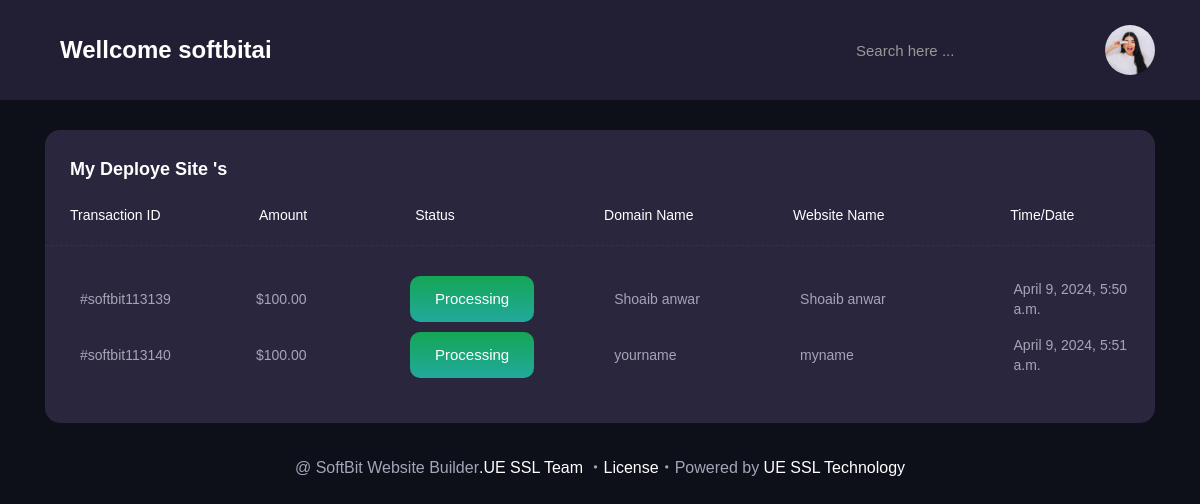
/mysites/ (signed in), run on the app's committed database.
### DynamicGenerator/models.py (models this page shows, shortened)
class Profile(models.Model):
    user=models.OneToOneField(User, on_delete=models.CASCADE)
    code=models.CharField(max_length=5,blank=True)
    recommended_by=models.ForeignKey(User,on_delete=models.CASCADE,blank=True,null=True,related_name="ref_by")
    profession=models.CharField(max_length=200,null=True)
    bio=models.TextField(null=True)
    profilepic=models.ImageField(upload_to='profilepic/', null=True,default='profilepic/118075335_744109276133549_1110864460278063364_n_c253ba2d-0077-40bc-82e3-372b_oJqMKqo.webp')
    created=models.DateTimeField(auto_now=True)
    balance=models.IntegerField(default=0)
    withdrawl_amount=models.IntegerField(default=0)
    commession=models.IntegerField(default=0)
    phone=models.CharField(max_length=200,null=True)
    address=models.CharField(max_length=200,null=True)
    city=models.CharField(max_length=200,null=True)
    state=models.CharField(max_length=200,null=True)
    country=models.CharField(max_length=200,null=True)
    facebook = models.URLField(blank=True, null=True)
    skype= models.URLField(blank=True, null=True)
    twitter = models.URLField(blank=True, null=True)
    linkedin = models.URLField(blank=True, null=True)

class Deploye(models.Model):
    profile = models.ForeignKey(Profile,blank=True, null=True, on_delete=models.CASCADE)
    user=models.ForeignKey(User,related_name='Deploye',blank=True, null=True, on_delete=models.CASCADE)
    name= models.CharField(max_length=255,null=True,)
    paid_amount = models.DecimalField(max_digits=10, decimal_places=2)
    created_at = models.DateTimeField(default=timezone.now)
    domainname=models.CharField(max_length=255,null=True)
    sitefile=models.FileField(upload_to='fordeployesites')
    paid = models.BooleanField(default=False)
    Processing = 'Processing'
    Live = 'Live'
    STATUS_CHOICES = (
        (Processing, 'Processing'),
        (Live, 'Live')
    )
    status = models.CharField(max_length=20, choices=STATUS_CHOICES, default=Processing)
    class Meta:
        verbose_name_plural='Deploye Request'

### DynamicGenerator/views.py (the view)
# urls.py: path('mysites/', mysites, name='mysites'),
@login_required
def mysites(request):
    data=Profile.objects.get(user=request.user)
    usercommession=data.commession==0
    usersite=Deploye.objects.filter(user=request.user)
    return render(request,'sitestatus.html',{'usersite':usersite,'usercommession':usercommession})

### templates/sitestatus.html (shortened to what this page needs)
{% extends 'dashboard.html'%}
{% block content %}
<div class="sections-wrapper">
    <div class="wallets-wrapper">
      <div class="container">
        <div class="cryptocurrency-prices-table-wrapper">
            <div class="cryptocurrency-prices-table-top-content">
              <div class="dashboard-chart-title-wrap mb0">
                <h2 class="dashboard-chart-title">My Deploye Site &#x27;s</h2>
              </div>
            </div>
            <div class="cryptocurrency-table-headings">
              <div class="w-layout-grid cryptocurrency-table-grid two">
                <div id="w-node-_6d10333f-639d-2dae-6921-2d2ef36b2b7a-c121d338" class="cryptocurrency-table-heading-wrap">
                  <h3 class="cryptocurrency-table-heading">Transaction ID</h3>
                </div>
                <div id="w-node-_6d10333f-639d-2dae-6921-2d2ef36b2b7d-c121d338" class="cryptocurrency-table-heading-wrap">
                  <h3 class="cryptocurrency-table-heading">Amount</h3>
                </div>
                <div id="w-node-_6d10333f-639d-2dae-6921-2d2ef36b2b80-c121d338" class="cryptocurrency-table-heading-wrap">
                  <h3 class="cryptocurrency-table-heading">Status</h3>
                </div>
                <div id="w-node-_6d10333f-639d-2dae-6921-2d2ef36b2b83-c121d338" class="cryptocurrency-table-heading-wrap">
                  <h3 class="cryptocurrency-table-heading">Domain Name</h3>
                </div>
                <div id="w-node-_6d10333f-639d-2dae-6921-2d2ef36b2b86-c121d338" class="cryptocurrency-table-heading-wrap">
                  <h3 class="cryptocurrency-table-heading">Website Name</h3>
                </div>
                <div id="w-node-_6d10333f-639d-2dae-6921-2d2ef36b2b89-c121d338" class="cryptocurrency-table-heading-wrap">
                  <h3 class="cryptocurrency-table-heading">Time/Date</h3>
                </div>
              </div>
            </div>
            <div class="cryptocurrency-table">
              {% for data in usersite %}
              <div class="w-layout-grid cryptocurrency-table-grid two" style="margin-top: 10px;">
                <div id="w-node-_6d10333f-639d-2dae-6921-2d2ef36b2b8e-c121d338" class="cryptocurrency-table-singel">
                  <div class="cryptocurrency-table-token">
                    <div class="cryptocurrency-table-token-text-block">#softbit1131{{data.id}}</div>
                  </div>
                </div>
                <div id="w-node-_6d10333f-639d-2dae-6921-2d2ef36b2b94-c121d338" class="cryptocurrency-table-singel">
                  <div class="cryptocurrency-table-text-wrap">
                    <div class="cryptocurrency-table-text-block">${{data.paid_amount}}</div>
                  </div>
                </div>
                <div id="w-node-_6d10333f-639d-2dae-6921-2d2ef36b2b9c-c121d338" class="cryptocurrency-table-singel">
                  <div class="exchange-card-detais">
                     <div class="exchange-card-info high"><a href="https://wwww.{{data.domainname}}.onrender.com"    class="settings-button w-button"> {{data.status}}</a></div>
                  </div>
                </div>
                <div id="w-node-_6d10333f-639d-2dae-6921-2d2ef36b2b98-c121d338" class="cryptocurrency-table-singel">
                  <div class="cryptocurrency-table-text-wrap">
                    <div class="cryptocurrency-table-text-block">{{data.domainname}}</div>
                  </div>
                </div>
                <div id="w-node-_6d10333f-639d-2dae-6921-2d2ef36b2ba1-c121d338" class="cryptocurrency-table-singel">
                  <div class="cryptocurrency-table-text-wrap">
                    <div class="cryptocurrency-table-text-block">{{data.name}}</div>
                  </div>
                </div>
                <div id="w-node-_6d10333f-639d-2dae-6921-2d2ef36b2ba5-c121d338" class="cryptocurrency-table-singel">
                  <div class="cryptocurrency-table-text-wrap">
                    <div class="cryptocurrency-table-text-block">{{data.created_at}}</div>
                  </div>
                </div>
              </div>
              {% endfor %}
            </div>
        </div>
      </div>
    </div>
  {% endblock %}

### templates/dashboard.html (shortened to what this page needs)
{% load static %}
<!DOCTYPE html>
<html data-wf-domain="crypzai.webflow.io" data-wf-page="6332f5be1216d974c121d338" data-wf-site="632e9fa0dfa1117a99e55716">
  <head>
    <link href="{% static '/css/dashboard.css' %}" rel="stylesheet" type="text/css" />
  </head>
  <body>
    <div class="page-wrapper">
      <div class="topbar-wrapper">
        <div class="header-content">
          <div class="header-toggle-wrapper">
            <div class="header-title-wrapper">
              <h1 class="header-title">Wellcome {{request.user.username}}</h1>
            </div>
          </div>
          <div class="header-right-content">
            <div class="header-search-wrapper">
              <form class="header-search w-form">
                <input type="search" class="header-search-input w-input" maxlength="256"  placeholder="Search here ..." id="search" required=""
                hx-post="{% url 'search' %}"
    hx-target='#results'
    hx-trigger="keyup changed delay:500ms"
    name="search"
                />
              </form>
            </div>
            <div class="header-profile-wrapper">
              <div data-hover="false" data-delay="0" data-w-id="28e1feed-ba8a-8ccc-d88e-32db77acf15e" class="header-profile-drp w-dropdown">
                <div class="header-profile-dropdown-toggle w-dropdown-toggle">
                  <img src="{{user.profile.profilepic.url}}" loading="lazy" alt="" class="nav-profile-arrow" style="width: 50px; height: 50px; border-radius: 110px;" />
                </div>
              </div>
            </div>
          </div>
        </div>
      </div>
     {% block content %}{% endblock  %}
     <div class="footer">
      <div class="container">
        <div class="footer-details-wrapper">
          <div class="footer-text-block">
            @ SoftBit Website Builder<a href="#" target="_blank" class="footer-text-link">.UE SSL Team  </a>・<a href="#" class="footer-text-link">License</a>・Powered by <a href="#" target="_blank" class="footer-text-link">UE SSL Technology </a>
          </div>
        </div>
      </div>
    </div>
    </div>
  </body>
</html>

### data on the page
Deploye: id "39", paid_amount "100.00", status "Processing", domainname "Shoaib anwar", name "Shoaib anwar", created_at "April 9, 2024, 5:50 a.m."
Deploye: id "40", paid_amount "100.00", status "Processing", domainname "yourname", name "myname", created_at "April 9, 2024, 5:51 a.m."

### other printed values
{{ request.user.username }} "softbitai"
